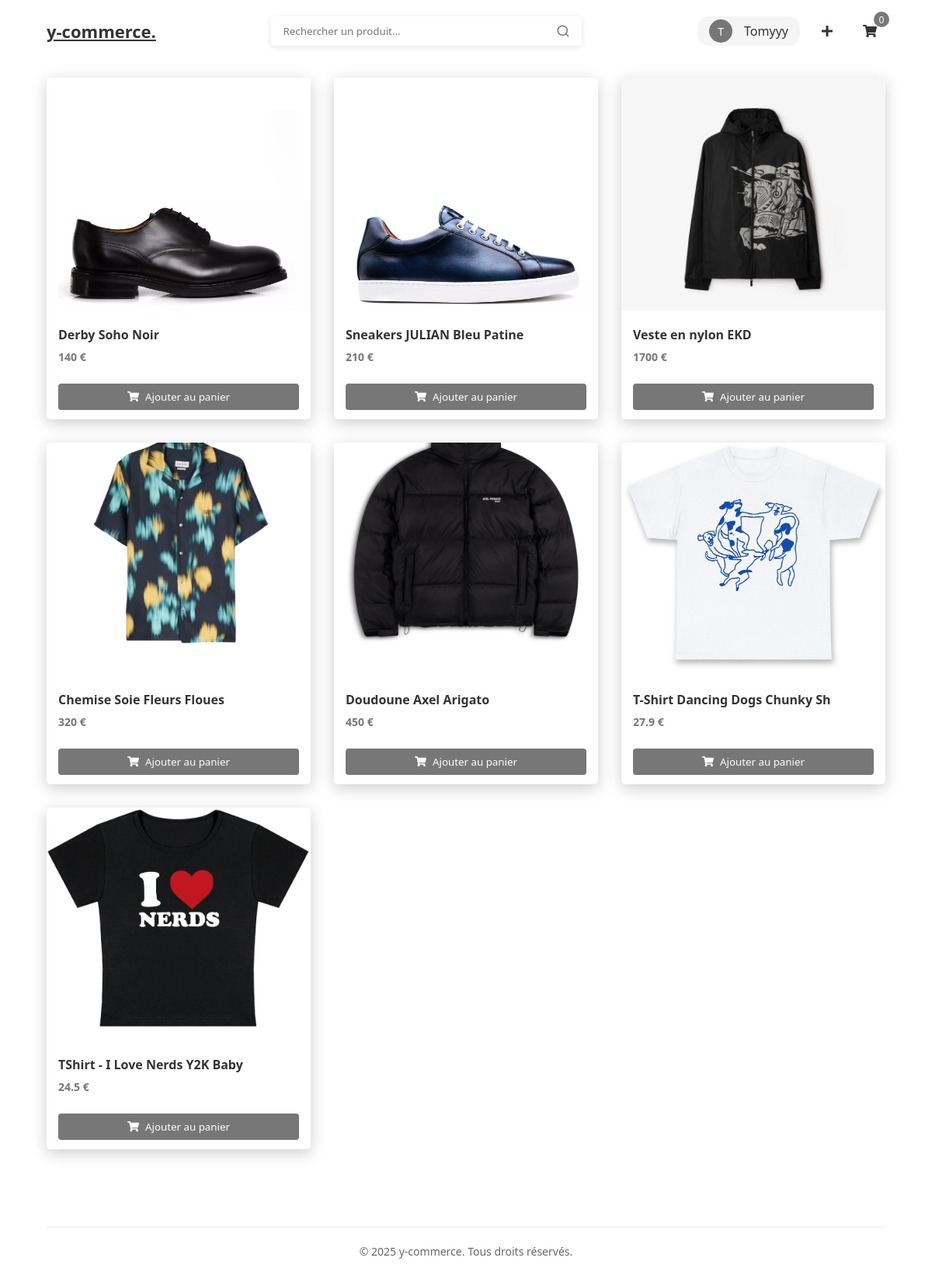
Page / (signed in) on the committed database.
### tables this page shows
CREATE TABLE `user` (
  `id` int(11) NOT NULL,
  `username` varchar(20) NOT NULL,
  `mail` varchar(50) DEFAULT NULL,
  `password` text DEFAULT NULL,
  `balance` float NOT NULL,
  `profil_image` varchar(255) NOT NULL,
  `role` longtext NOT NULL,
  `wishlist` longtext NOT NULL,
  `creation_date` date DEFAULT NULL,
  `modification_date` date DEFAULT NULL
);

CREATE TABLE `article` (
  `id` int(11) NOT NULL,
  `name` varchar(30) NOT NULL,
  `slug` varchar(128) NOT NULL,
  `description` text NOT NULL,
  `publication_date` datetime NOT NULL,
  `modification_date` datetime NOT NULL,
  `image_link` varchar(128) NOT NULL,
  `owner_id` int(11) NOT NULL,
  `price` float NOT NULL
);

### api/crud/crud_user.php (called while the page is built, shortened)
<?php
require_once dirname(__DIR__) . '/config/config.php';
function getUserById($id) {
    global $conn;
    $sql = "SELECT * FROM user WHERE id = ?";
    $stmt = $conn->prepare($sql);
    $stmt->bind_param("i", $id);
    $stmt->execute();
    $result = $stmt->get_result();
    $user = $result->fetch_assoc();
    return $user;
}
?>

### api/crud/crud_article.php (called while the page is built, shortened)
<?php
require_once dirname(__DIR__) . '/config/config.php';
function getAllArticles() {
    global $conn;
    $sql = "SELECT * FROM article ORDER BY publication_date DESC";
    $result = $conn ->query($sql);
    $articles = [];
    if ($result->num_rows > 0) {
        while ($row = $result->fetch_assoc()) {
            $articles[] = $row;
        }
    }
    return $articles;
}
?>

### index.php (the view, shortened to what this page needs)
<?php
    require_once "api/crud/crud_article.php";
    require_once "api/crud/crud_command.php";
    require_once "api/crud/crud_user.php";
?>
<!DOCTYPE html>
<html lang="fr">
<head>
    <link rel="stylesheet" href="https://cdnjs.cloudflare.com/ajax/libs/font-awesome/6.4.0/css/all.min.css">
    <link rel="stylesheet" href="css/style.css">
</head>
<body>
    <?php include "includes/navbar.php"; ?>
    <div class="main-content">
        <div class="products">
            <?php
            if (isset($_GET["search-bar"])) {
                $articles = getArticlesByName($_GET["search-bar"]);
            } else {
                $articles = getAllArticles();
            }
            foreach ($articles as $article):
            ?>
            <div class="product-card" onclick="window.location.href='article.php?id=<?= htmlspecialchars($article['id']) ?>&slug=<?= htmlspecialchars($article['slug']) ?>'">
                <img src="<?= htmlspecialchars($article['image_link']) ?>" alt="<?= htmlspecialchars($article['name']) ?>" class="product-image">
                <div class="product-info">
                    <div>
                        <h3 class="product-name"><?= htmlspecialchars($article["name"]) ?></h3>
                        <p class="product-price"><?= htmlspecialchars($article["price"]) ?> €</p>
                    </div>
                    <?php if (isset($_SESSION['cart'][$article['id']])): ?>
                        <div class="cart-controls" onclick="event.stopPropagation();">
                            <button class="quantity-btn quantity-btn-card" onclick="updateCart(<?= $article['id'] ?>, -1)">
                                <i class="fas fa-minus"></i>
                            </button>
                            <span class="quantity"><?= $_SESSION['cart'][$article['id']]['quantity'] ?></span>
                            <button class="quantity-btn quantity-btn-card" onclick="updateCart(<?= $article['id'] ?>, 1)">
                                <i class="fas fa-plus"></i>
                            </button>
                        </div>
                    <?php else: ?>
                        <button class="add-to-cart" onclick="event.stopPropagation(); addToCart(<?= htmlspecialchars($article['id']) ?>)">
                            <i class="fas fa-shopping-cart"></i> Ajouter au panier
                        </button>
                    <?php endif; ?>
                </div>
            </div>
            <?php endforeach; ?>
        </div>
    </div>
    <?php include 'includes/footer.php'; ?>
</body>
</html>

### includes/navbar.php (shortened to what this page needs)
<?php
require_once 'api/crud/crud_article.php';
require_once 'api/crud/crud_user.php';
?>
<nav class="navbar" id="navbar">
    <a class="brand" href="/y-commerce">y-commerce.</a>
    <form action="/y-commerce" method="get" class="search-bar">
        <input type="text" class="search-input" placeholder="Rechercher un produit..." name="search-bar">
    </form>
    <div class="nav-icons">
        <?php if (isset($_SESSION['user'])): ?>
            <a href="profile.php" class="user-info">
                <div class="user-avatar">
                    <?php
                        $user_session = getUserById($_SESSION["user"]);
                        echo strtoupper(substr($user_session["username"], 0, 1));
                    ?>
                </div>
                <span class="user-name"><?= htmlspecialchars($user_session["username"]) ?></span>
            </a>
            <a href="create_article.php" class="nav-icon" title="Créer un article">
                <i class="fas fa-plus"></i>
            </a>
        <?php else: ?>
            <a href="login.php" class="nav-icon">
                <i class="fas fa-user"></i>
            </a>
        <?php endif; ?>
        <a href="cart.php" class="nav-icon">
            <i class="fas fa-shopping-cart"></i>
            <?php
            $count = 0;
            ?>
            <span class="cart-badge"><?= $count ?></span>
        </a>
    </div>
</nav>

### css/style.css (style rules this page uses)
* { margin: 0; padding: 0; box-sizing: border-box; font-family: 'Segoe UI', Tahoma, Geneva, Verdana, sans-serif; }
body { background-color: #fff; }
.navbar { display: flex; justify-content: space-between; align-items: center; padding: 20px 5%; background: none; margin-bottom: 35px; position: fixed; top: 0; width: 100%; z-index: 1000; }
.nav-icons { display: flex; align-items: center; }
.nav-icon { position: relative; display: flex; align-items: center; justify-content: center; width: 40px; height: 40px; margin-left: 15px; color: #333; transition: color 0.3s; text-decoration: none; }
.cart-badge { position: absolute; top: -5px; right: -5px; background-color: #777; color: white; font-size: 12px; width: 20px; height: 20px; border-radius: 50%; display: flex; align-items: center; justify-content: center; }
.user-info { text-decoration: none; appearance: none; display: flex; align-items: center; gap: 15px; padding: 4px 15px; background-color: #f5f5f5; border-radius: 15px; transition: all 0.3s ease; }
.user-name { color: #333; font-weight: 500; }
.brand { font-size: 22px; font-weight: bold; color: #333; outline: none; appearance: none; }
.search-bar { display: flex; align-items: center; position: relative; }
.search-input { padding: 10px 40px 10px 15px; width: 400px; border: none; border-radius: 5px; outline: none; box-shadow: 0 2px 8px rgba(0, 0, 0, 0.1); }
.search-icon { position: absolute; right: 15px; color: #777; cursor: pointer; }
.main-content { display: flex; padding: 100px 5% 20px 5%; min-height: 100vh; gap: 30px; }
.products { flex: 1; display: grid; grid-template-columns: repeat(auto-fill, minmax(300px, 1fr)); align-items: start; flex-grow: 1; gap: 30px; }
.product-card { background-color: white; border-radius: 5px; overflow: hidden; box-shadow: 0 5px 20px rgba(0, 0, 0, 0.2); transition: transform 0.3s, box-shadow 0.3s; cursor: pointer; }
.product-image { width: 100%; height: 300px; object-fit: cover; }
.product-info { padding: 15px; display: flex; flex-direction: column; justify-content: space-between; gap: 15px; height: 135px; }
.product-name { font-size: 16px; color: #333; margin-bottom: 8px; }
.product-price { font-size: 14px; font-weight: bold; color: #777; margin-bottom: 10px; }
.add-to-cart { padding: 8px 15px; background-color: #777; color: white; border: none; border-radius: 4px; cursor: pointer; width: 100%; transition: background-color 0.3s; height: 42px; display: flex; align-items: center; justify-content: center; gap: 8px; }
.user-avatar { text-decoration: none; width: 30px; height: 30px; font-size: 14px; border-radius: 50%; background-color: #777; display: flex; align-items: center; justify-content: center; color: white; }

### rows in the picture
user: username "T", username "Tomyyy"
article: image_link (picture), name "Derby Soho Noir", price "140"
article: image_link (picture), name "Sneakers JULIAN Bleu Patine", price "210"
article: image_link (picture), name "Veste en nylon EKD", price "1700"
article: image_link (picture), name "Chemise Soie Fleurs Floues", price "320"
article: image_link (picture), name "Doudoune Axel Arigato", price "450"
article: image_link (picture), name "T-Shirt Dancing Dogs Chunky Sh", price "27.9"
article: image_link (picture), name "TShirt - I Love Nerds Y2K Baby", price "24.5"

### other values in the picture
$count "0"
